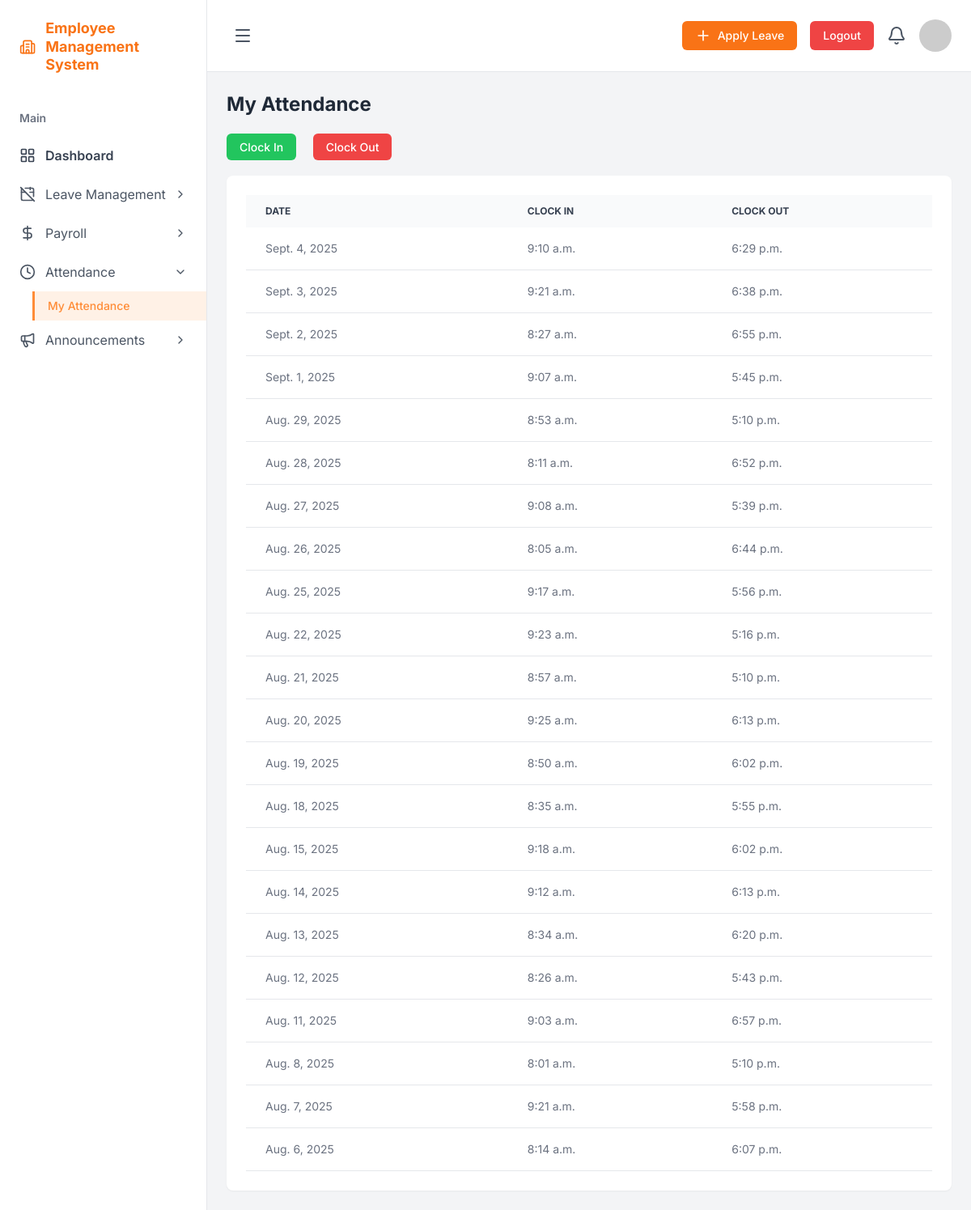
Screenshot of /dashboard/employee/attendance/ (signed in) with the database file from the repository.
### core/models.py (models this page shows, shortened)
class Attendance(models.Model):
    employee = models.ForeignKey(settings.AUTH_USER_MODEL, on_delete=models.CASCADE)
    date = models.DateField()
    clock_in = models.TimeField()
    clock_out = models.TimeField(null=True, blank=True)

### core/views.py (the view)
# urls.py: path('dashboard/employee/attendance/', EmployeeAttendanceView.as_view(), name='employee_attendance'),
class EmployeeAttendanceView(EmployeeRequiredMixin, ListView):
    model = Attendance
    template_name = 'employee_attendance.html'
    context_object_name = 'attendance_records'
    def get_queryset(self):
        return Attendance.objects.filter(employee=self.request.user)

### core/views.py (called while the page is built)
    def dispatch(self, request, *args, **kwargs):
        if not request.user.is_authenticated:
            return self.handle_no_permission()
        if request.user.is_superuser or request.user.role == 'ADMIN':
            return redirect('admin_dashboard')
        if not request.user.is_approved:
            return redirect('not_approved')
        return super().dispatch(request, *args, **kwargs)

### templates/employee_attendance.html (shortened to what this page needs)
{% extends 'base_employee.html' %}
{% block content %}
<div class="p-6">
    <h2 class="text-2xl font-bold text-gray-800 mb-6">My Attendance</h2>
    <div class="mb-6">
        <a href="{% url 'clock_in' %}" class="bg-green-500 text-white px-4 py-2 rounded-md text-sm font-medium hover:bg-green-600">Clock In</a>
        <a href="{% url 'clock_out' %}" class="bg-red-500 text-white px-4 py-2 rounded-md text-sm font-medium hover:bg-red-600 ml-4">Clock Out</a>
    </div>
    <div class="bg-white p-6 rounded-lg shadow-sm">
        <table class="w-full text-sm text-left text-gray-500">
            <thead class="text-xs text-gray-700 uppercase bg-gray-50">
                <tr>
                    <th scope="col" class="px-6 py-3">Date</th>
                    <th scope="col" class="px-6 py-3">Clock In</th>
                    <th scope="col" class="px-6 py-3">Clock Out</th>
                </tr>
            </thead>
            <tbody>
                {% for record in attendance_records %}
                <tr class="bg-white border-b">
                    <td class="px-6 py-4">{{ record.date }}</td>
                    <td class="px-6 py-4">{{ record.clock_in }}</td>
                    <td class="px-6 py-4">{{ record.clock_out|default:"--" }}</td>
                </tr>
                {% empty %}
                <tr>
                    <td colspan="3" class="px-6 py-4 text-center text-gray-500">No attendance records found.</td>
                </tr>
                {% endfor %}
            </tbody>
        </table>
    </div>
</div>
{% endblock %}

### templates/base_employee.html (style rules this page uses)
body { font-family: 'Inter', sans-serif; background-color: #f3f4f6; }

### rows the page displays
Attendance: date "Sept. 4, 2025", clock_in "9:10 a.m.", clock_out "6:29 p.m."
Attendance: date "Sept. 3, 2025", clock_in "9:21 a.m.", clock_out "6:38 p.m."
Attendance: date "Sept. 2, 2025", clock_in "8:27 a.m.", clock_out "6:55 p.m."
Attendance: date "Sept. 1, 2025", clock_in "9:07 a.m.", clock_out "5:45 p.m."
Attendance: date "Aug. 29, 2025", clock_in "8:53 a.m.", clock_out "5:10 p.m."
Attendance: date "Aug. 28, 2025", clock_in "8:11 a.m.", clock_out "6:52 p.m."
Attendance: date "Aug. 27, 2025", clock_in "9:08 a.m.", clock_out "5:39 p.m."
Attendance: date "Aug. 26, 2025", clock_in "8:05 a.m.", clock_out "6:44 p.m."
Attendance: date "Aug. 25, 2025", clock_in "9:17 a.m.", clock_out "5:56 p.m."
Attendance: date "Aug. 22, 2025", clock_in "9:23 a.m.", clock_out "5:16 p.m."
Attendance: date "Aug. 21, 2025", clock_in "8:57 a.m.", clock_out "5:10 p.m."
Attendance: date "Aug. 20, 2025", clock_in "9:25 a.m.", clock_out "6:13 p.m."
Attendance: date "Aug. 19, 2025", clock_in "8:50 a.m.", clock_out "6:02 p.m."
Attendance: date "Aug. 18, 2025", clock_in "8:35 a.m.", clock_out "5:55 p.m."
Attendance: date "Aug. 15, 2025", clock_in "9:18 a.m.", clock_out "6:02 p.m."
Attendance: date "Aug. 14, 2025", clock_in "9:12 a.m.", clock_out "6:13 p.m."
Attendance: date "Aug. 13, 2025", clock_in "8:34 a.m.", clock_out "6:20 p.m."
Attendance: date "Aug. 12, 2025", clock_in "8:26 a.m.", clock_out "5:43 p.m."
Attendance: date "Aug. 11, 2025", clock_in "9:03 a.m.", clock_out "6:57 p.m."
Attendance: date "Aug. 8, 2025", clock_in "8:01 a.m.", clock_out "5:10 p.m."
Attendance: date "Aug. 7, 2025", clock_in "9:21 a.m.", clock_out "5:58 p.m."
Attendance: date "Aug. 6, 2025", clock_in "8:14 a.m.", clock_out "6:07 p.m."
